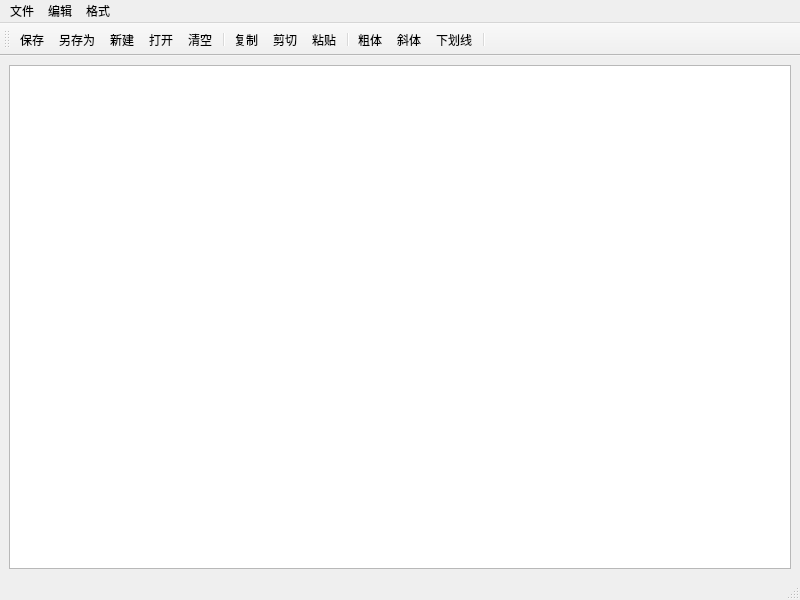
<?xml version="1.0" encoding="UTF-8"?>
<ui version="4.0">
 <class>MainWindow</class>
 <widget class="QMainWindow" name="MainWindow">
  <property name="geometry">
   <rect>
    <x>0</x>
    <y>0</y>
    <width>800</width>
    <height>600</height>
   </rect>
  </property>
  <property name="windowTitle">
   <string>MainWindow</string>
  </property>
  <widget class="QWidget" name="centralwidget">
   <layout class="QVBoxLayout" name="verticalLayout">
    <item>
     <widget class="QTextEdit" name="txtEdit"/>
    </item>
    <item>
     <layout class="QFormLayout" name="formLayout"/>
    </item>
   </layout>
  </widget>
  <widget class="QMenuBar" name="menubar">
   <property name="geometry">
    <rect>
     <x>0</x>
     <y>0</y>
     <width>800</width>
     <height>20</height>
    </rect>
   </property>
   <widget class="QMenu" name="menu">
    <property name="title">
     <string>文件</string>
    </property>
    <addaction name="actNew"/>
    <addaction name="actSave"/>
    <addaction name="actSaveAs"/>
    <addaction name="actOpen"/>
    <addaction name="separator"/>
    <addaction name="actClose"/>
   </widget>
   <widget class="QMenu" name="menu_2">
    <property name="title">
     <string>编辑</string>
    </property>
    <addaction name="actCut"/>
    <addaction name="actCopy"/>
    <addaction name="actPaste"/>
    <addaction name="separator"/>
    <addaction name="actClear"/>
   </widget>
   <widget class="QMenu" name="menu_3">
    <property name="title">
     <string>格式</string>
    </property>
    <addaction name="actFontBold"/>
    <addaction name="actFontItalic"/>
    <addaction name="actFontUnder"/>
    <addaction name="separator"/>
    <addaction name="actToolbarLabel"/>
   </widget>
   <addaction name="menu"/>
   <addaction name="menu_2"/>
   <addaction name="menu_3"/>
  </widget>
  <widget class="QStatusBar" name="statusbar"/>
  <widget class="QToolBar" name="mainToolBar">
   <property name="windowTitle">
    <string>toolBar</string>
   </property>
   <attribute name="toolBarArea">
    <enum>TopToolBarArea</enum>
   </attribute>
   <attribute name="toolBarBreak">
    <bool>false</bool>
   </attribute>
   <addaction name="actSave"/>
   <addaction name="actSaveAs"/>
   <addaction name="actNew"/>
   <addaction name="actOpen"/>
   <addaction name="actClear"/>
   <addaction name="separator"/>
   <addaction name="actCopy"/>
   <addaction name="actCut"/>
   <addaction name="actPaste"/>
   <addaction name="separator"/>
   <addaction name="actFontBold"/>
   <addaction name="actFontItalic"/>
   <addaction name="actFontUnder"/>
   <addaction name="separator"/>
  </widget>
  <action name="actCut">
   <property name="icon">
    <iconset resource="res.qrc">
     <normaloff>:/images/images/cut.bmp</normaloff>:/images/images/cut.bmp</iconset>
   </property>
   <property name="text">
    <string>剪切</string>
   </property>
   <property name="toolTip">
    <string>剪切</string>
   </property>
   <property name="shortcut">
    <string>Ctrl+X</string>
   </property>
   <property name="menuRole">
    <enum>QAction::MenuRole::NoRole</enum>
   </property>
  </action>
  <action name="actCopy">
   <property name="icon">
    <iconset resource="res.qrc">
     <normaloff>:/images/images/120.bmp</normaloff>:/images/images/120.bmp</iconset>
   </property>
   <property name="text">
    <string>复制</string>
   </property>
   <property name="toolTip">
    <string>复制</string>
   </property>
   <property name="shortcut">
    <string>Ctrl+C</string>
   </property>
   <property name="menuRole">
    <enum>QAction::MenuRole::NoRole</enum>
   </property>
  </action>
  <action name="actPaste">
   <property name="icon">
    <iconset resource="res.qrc">
     <normaloff>:/images/images/paste.bmp</normaloff>:/images/images/paste.bmp</iconset>
   </property>
   <property name="text">
    <string>粘贴</string>
   </property>
   <property name="toolTip">
    <string>粘贴</string>
   </property>
   <property name="shortcut">
    <string>Ctrl+V</string>
   </property>
   <property name="menuRole">
    <enum>QAction::MenuRole::NoRole</enum>
   </property>
  </action>
  <action name="actFontBold">
   <property name="checkable">
    <bool>true</bool>
   </property>
   <property name="icon">
    <iconset resource="res.qrc">
     <normaloff>:/images/images/BLD.BMP</normaloff>:/images/images/BLD.BMP</iconset>
   </property>
   <property name="text">
    <string>粗体</string>
   </property>
   <property name="menuRole">
    <enum>QAction::MenuRole::NoRole</enum>
   </property>
  </action>
  <action name="actFontUnder">
   <property name="checkable">
    <bool>true</bool>
   </property>
   <property name="icon">
    <iconset resource="res.qrc">
     <normaloff>:/images/images/WORDUNDR.BMP</normaloff>:/images/images/WORDUNDR.BMP</iconset>
   </property>
   <property name="text">
    <string>下划线</string>
   </property>
   <property name="toolTip">
    <string>下划线</string>
   </property>
   <property name="menuRole">
    <enum>QAction::MenuRole::NoRole</enum>
   </property>
  </action>
  <action name="actFontItalic">
   <property name="checkable">
    <bool>true</bool>
   </property>
   <property name="icon">
    <iconset resource="res.qrc">
     <normaloff>:/images/images/ITL.BMP</normaloff>:/images/images/ITL.BMP</iconset>
   </property>
   <property name="text">
    <string>斜体</string>
   </property>
   <property name="toolTip">
    <string>斜体</string>
   </property>
   <property name="menuRole">
    <enum>QAction::MenuRole::NoRole</enum>
   </property>
  </action>
  <action name="actClose">
   <property name="icon">
    <iconset resource="res.qrc">
     <normaloff>:/images/images/exit.bmp</normaloff>:/images/images/exit.bmp</iconset>
   </property>
   <property name="text">
    <string>退出</string>
   </property>
   <property name="toolTip">
    <string>退出</string>
   </property>
   <property name="menuRole">
    <enum>QAction::MenuRole::NoRole</enum>
   </property>
  </action>
  <action name="actOpen">
   <property name="icon">
    <iconset resource="res.qrc">
     <normaloff>:/images/images/open3.bmp</normaloff>:/images/images/open3.bmp</iconset>
   </property>
   <property name="text">
    <string>打开...</string>
   </property>
   <property name="toolTip">
    <string>打开文件</string>
   </property>
   <property name="shortcut">
    <string>Ctrl+O</string>
   </property>
   <property name="menuRole">
    <enum>QAction::MenuRole::NoRole</enum>
   </property>
  </action>
  <action name="actClear">
   <property name="icon">
    <iconset resource="res.qrc">
     <normaloff>:/images/images/103.bmp</normaloff>:/images/images/103.bmp</iconset>
   </property>
   <property name="text">
    <string>清空</string>
   </property>
   <property name="toolTip">
    <string>清空内容</string>
   </property>
   <property name="menuRole">
    <enum>QAction::MenuRole::NoRole</enum>
   </property>
  </action>
  <action name="actFont">
   <property name="icon">
    <iconset resource="res.qrc">
     <normaloff>:/images/images/20.ico</normaloff>:/images/images/20.ico</iconset>
   </property>
   <property name="text">
    <string>字体</string>
   </property>
   <property name="toolTip">
    <string>字体设置</string>
   </property>
   <property name="menuRole">
    <enum>QAction::MenuRole::NoRole</enum>
   </property>
  </action>
  <action name="actNew">
   <property name="icon">
    <iconset resource="res.qrc">
     <normaloff>:/images/images/new2.bmp</normaloff>:/images/images/new2.bmp</iconset>
   </property>
   <property name="text">
    <string>新建</string>
   </property>
   <property name="toolTip">
    <string>新建</string>
   </property>
   <property name="shortcut">
    <string>Ctrl+N</string>
   </property>
   <property name="menuRole">
    <enum>QAction::MenuRole::NoRole</enum>
   </property>
  </action>
  <action name="actToolbarLabel">
   <property name="checkable">
    <bool>true</bool>
   </property>
   <property name="icon">
    <iconset resource="res.qrc">
     <normaloff>:/images/images/430.bmp</normaloff>:/images/images/430.bmp</iconset>
   </property>
   <property name="text">
    <string>显示工具栏文字标签</string>
   </property>
   <property name="toolTip">
    <string>显示工具栏文字标签</string>
   </property>
   <property name="menuRole">
    <enum>QAction::MenuRole::NoRole</enum>
   </property>
  </action>
  <action name="actSave">
   <property name="icon">
    <iconset resource="res.qrc">
     <normaloff>:/images/images/Save.png</normaloff>:/images/images/Save.png</iconset>
   </property>
   <property name="text">
    <string>保存</string>
   </property>
   <property name="toolTip">
    <string>保存文件</string>
   </property>
   <property name="shortcut">
    <string>Ctrl+S</string>
   </property>
   <property name="menuRole">
    <enum>QAction::MenuRole::NoRole</enum>
   </property>
  </action>
  <action name="actSaveAs">
   <property name="icon">
    <iconset resource="res.qrc">
     <normaloff>:/images/images/save-as.png</normaloff>:/images/images/save-as.png</iconset>
   </property>
   <property name="text">
    <string>另存为</string>
   </property>
   <property name="toolTip">
    <string>另存为</string>
   </property>
   <property name="shortcut">
    <string>Ctrl+Shift+S</string>
   </property>
   <property name="menuRole">
    <enum>QAction::MenuRole::NoRole</enum>
   </property>
  </action>
 </widget>
 <resources>
  <include location="res.qrc"/>
 </resources>
 <connections>
  <connection>
   <sender>actClose</sender>
   <signal>triggered()</signal>
   <receiver>MainWindow</receiver>
   <slot>close()</slot>
   <hints>
    <hint type="sourcelabel">
     <x>399</x>
     <y>315</y>
    </hint>
    <hint type="destinationlabel">
     <x>399</x>
     <y>299</y>
    </hint>
   </hints>
  </connection>
  <connection>
   <sender>actCopy</sender>
   <signal>triggered()</signal>
   <receiver>txtEdit</receiver>
   <slot>copy()</slot>
   <hints>
    <hint type="sourcelabel">
     <x>-1</x>
     <y>-1</y>
    </hint>
    <hint type="destinationlabel">
     <x>399</x>
     <y>315</y>
    </hint>
   </hints>
  </connection>
  <connection>
   <sender>actCut</sender>
   <signal>triggered()</signal>
   <receiver>txtEdit</receiver>
   <slot>cut()</slot>
   <hints>
    <hint type="sourcelabel">
     <x>-1</x>
     <y>-1</y>
    </hint>
    <hint type="destinationlabel">
     <x>399</x>
     <y>315</y>
    </hint>
   </hints>
  </connection>
  <connection>
   <sender>actPaste</sender>
   <signal>triggered()</signal>
   <receiver>txtEdit</receiver>
   <slot>paste()</slot>
   <hints>
    <hint type="sourcelabel">
     <x>-1</x>
     <y>-1</y>
    </hint>
    <hint type="destinationlabel">
     <x>399</x>
     <y>315</y>
    </hint>
   </hints>
  </connection>
 </connections>
</ui>
